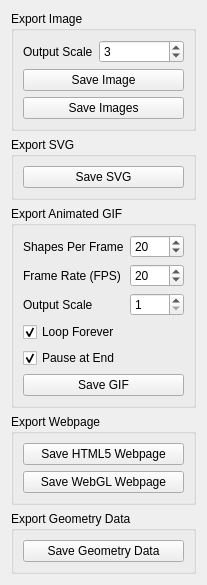
<?xml version="1.0" encoding="UTF-8"?>
<ui version="4.0">
 <class>ImageTaskExportWidget</class>
 <widget class="QWidget" name="ImageTaskExportWidget">
  <property name="geometry">
   <rect>
    <x>0</x>
    <y>0</y>
    <width>161</width>
    <height>459</height>
   </rect>
  </property>
  <property name="sizePolicy">
   <sizepolicy hsizetype="MinimumExpanding" vsizetype="MinimumExpanding">
    <horstretch>0</horstretch>
    <verstretch>0</verstretch>
   </sizepolicy>
  </property>
  <property name="minimumSize">
   <size>
    <width>0</width>
    <height>0</height>
   </size>
  </property>
  <property name="windowTitle">
   <string notr="true"/>
  </property>
  <layout class="QVBoxLayout" name="verticalLayout">
   <item>
    <widget class="QGroupBox" name="exportImagesGroupBox">
     <property name="title">
      <string extracomment="Title text above a group of controls related to exporting and saving images">Export Image</string>
     </property>
     <layout class="QVBoxLayout" name="verticalLayout_2">
      <item>
       <layout class="QFormLayout" name="imageOptionsFormLayout">
        <item row="0" column="0">
         <widget class="QLabel" name="imageScaleLabel">
          <property name="text">
           <string extracomment="Label for the spinner that controls the output resolution multiplier of the exported image">Output Scale</string>
          </property>
         </widget>
        </item>
        <item row="0" column="1">
         <widget class="QSpinBox" name="imageScaleSpinBox">
          <property name="minimum">
           <number>1</number>
          </property>
          <property name="maximum">
           <number>8</number>
          </property>
          <property name="value">
           <number>3</number>
          </property>
          <property name="toolTip">
           <string>Output resolution multiplier. Higher values render smoother shapes but export slower.</string>
          </property>
         </widget>
        </item>
       </layout>
      </item>
      <item>
       <widget class="QPushButton" name="saveImageButton">
        <property name="text">
         <string extracomment="Text on a button that opens a dialog that allows the user to save an image file">Save Image</string>
        </property>
       </widget>
      </item>
      <item>
       <widget class="QPushButton" name="saveImagesButton">
        <property name="text">
         <string extracomment="Text on a button that opens a dialog that allows a user to save multiple image files">Save Images</string>
        </property>
       </widget>
      </item>
     </layout>
    </widget>
   </item>
   <item>
    <widget class="QGroupBox" name="exportSVGGroupBox">
     <property name="title">
      <string extracomment="Title text above a group of controls related to exporting and saving vector-based SVG images">Export SVG</string>
     </property>
     <layout class="QVBoxLayout" name="verticalLayout_3">
      <item>
       <widget class="QPushButton" name="saveSVGButton">
        <property name="text">
         <string extracomment="Text on a button that opens a dialog that allows a user to save a vector-based SVG image file">Save SVG</string>
        </property>
       </widget>
      </item>
     </layout>
    </widget>
   </item>
   <item>
    <widget class="QGroupBox" name="exportAnimatedGIFGroupbox">
     <property name="title">
      <string extracomment="Title text above a group of controls related to exporting and saving animated GIF images">Export Animated GIF</string>
     </property>
     <layout class="QVBoxLayout" name="verticalLayout_4">
      <item>
       <layout class="QFormLayout" name="gifOptionsFormLayout">
        <item row="0" column="0">
         <widget class="QLabel" name="frameStepLabel">
          <property name="text">
           <string extracomment="Label for the spinner that controls how many shapes are added between frames of the GIF animation">Shapes Per Frame</string>
          </property>
         </widget>
        </item>
        <item row="0" column="1">
         <widget class="QSpinBox" name="frameStepSpinBox">
          <property name="minimum">
           <number>1</number>
          </property>
          <property name="maximum">
           <number>1000</number>
          </property>
          <property name="value">
           <number>20</number>
          </property>
          <property name="toolTip">
           <string>Take one animation frame for every N shapes. Higher values make smaller, faster animations.</string>
          </property>
         </widget>
        </item>
        <item row="1" column="0">
         <widget class="QLabel" name="frameRateLabel">
          <property name="text">
           <string extracomment="Label for the spinner that controls the playback speed of the GIF animation">Frame Rate (FPS)</string>
          </property>
         </widget>
        </item>
        <item row="1" column="1">
         <widget class="QSpinBox" name="frameRateSpinBox">
          <property name="minimum">
           <number>1</number>
          </property>
          <property name="maximum">
           <number>50</number>
          </property>
          <property name="value">
           <number>20</number>
          </property>
          <property name="toolTip">
           <string>Playback speed of the animation in frames per second. The GIF format floors frame delays at 20ms, so 50 is the practical maximum.</string>
          </property>
         </widget>
        </item>
        <item row="2" column="0">
         <widget class="QLabel" name="scaleFactorLabel">
          <property name="text">
           <string extracomment="Label for the spinner that controls the output resolution multiplier of the GIF animation">Output Scale</string>
          </property>
         </widget>
        </item>
        <item row="2" column="1">
         <widget class="QSpinBox" name="scaleFactorSpinBox">
          <property name="minimum">
           <number>1</number>
          </property>
          <property name="maximum">
           <number>8</number>
          </property>
          <property name="value">
           <number>1</number>
          </property>
          <property name="toolTip">
           <string>Output resolution multiplier. Higher values render smoother shapes but export slower.</string>
          </property>
         </widget>
        </item>
        <item row="3" column="0" colspan="2">
         <widget class="QCheckBox" name="loopGifCheckbox">
          <property name="text">
           <string extracomment="Checkbox that controls whether the GIF animation loops forever">Loop Forever</string>
          </property>
          <property name="checked">
           <bool>true</bool>
          </property>
         </widget>
        </item>
        <item row="4" column="0" colspan="2">
         <widget class="QCheckBox" name="endPauseCheckbox">
          <property name="text">
           <string extracomment="Checkbox that controls whether the last frame of the GIF animation pauses for two seconds">Pause at End</string>
          </property>
          <property name="checked">
           <bool>true</bool>
          </property>
         </widget>
        </item>
       </layout>
      </item>
      <item>
       <widget class="QPushButton" name="saveGIFButton">
        <property name="text">
         <string extracomment="Text on a button that opens a dialog that allows a user to save a GIF animation image file">Save GIF</string>
        </property>
       </widget>
      </item>
     </layout>
    </widget>
   </item>
   <item>
    <widget class="QGroupBox" name="exportWebpageGroupBox">
     <property name="title">
      <string extracomment="Title text above a group of controls related to exporting and saving webpages">Export Webpage</string>
     </property>
     <layout class="QVBoxLayout" name="verticalLayout_5">
      <item>
       <widget class="QPushButton" name="saveHTML5WebpageButton">
        <property name="text">
         <string extracomment="Text on a button that opens a dialog that allows a user to save a webpage that uses HTML5 web technology">Save HTML5 Webpage</string>
        </property>
       </widget>
      </item>
      <item>
       <widget class="QPushButton" name="saveWebGLWebpageButton">
        <property name="text">
         <string extracomment="Text on a button that opens a dialog that allows a user to save a webpage that uses WebGL technology">Save WebGL Webpage</string>
        </property>
       </widget>
      </item>
     </layout>
    </widget>
   </item>
   <item>
    <widget class="QGroupBox" name="exportGeometryDataGroupBox">
     <property name="title">
      <string extracomment="Title text above a group of controls related to exporting and saving geometric shape data">Export Geometry Data</string>
     </property>
     <layout class="QVBoxLayout" name="verticalLayout_6">
      <item>
       <widget class="QPushButton" name="saveGeometryDataButton">
        <property name="text">
         <string extracomment="Text on a button that opens a dialog that allows the user to save geometric shape data directly to a text file">Save Geometry Data</string>
        </property>
       </widget>
      </item>
     </layout>
    </widget>
   </item>
   <item>
    <spacer name="verticalSpacer">
     <property name="orientation">
      <enum>Qt::Vertical</enum>
     </property>
     <property name="sizeHint" stdset="0">
      <size>
       <width>20</width>
       <height>40</height>
      </size>
     </property>
    </spacer>
   </item>
  </layout>
 </widget>
 <resources/>
 <connections/>
</ui>
